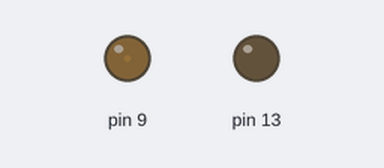
Bench run of a sketch on a simulated Arduino Uno, built with avr-gcc and run on an emulated ATmega328P. Parts: output pins drawn as LEDs (lit = HIGH). Dashed ring = blinking. Random numbers use the default seed unless the sketch sets one.

Above: at 0.63 s.
At 31.01 s:
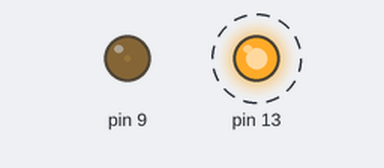
Timing chart, 0 to 31.9 s (numbered marks = the images above):
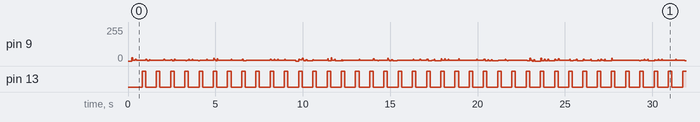

Measured:
- by itself, pin 13: alternates HIGH for 0.20 s and LOW for 0.61 s

The sketch:

main.ino
```cpp
#include "MultiTunes.h"

#define NOTE_C3  131
#define NOTE_CS3 139
#define NOTE_D3  147
#define NOTE_DS3 156
#define NOTE_E3  165
#define NOTE_F3  175
#define NOTE_FS3 185
#define NOTE_G3  196
#define NOTE_GS3 208
#define NOTE_A3  220
#define NOTE_AS3 233
#define NOTE_B3  247
#define NOTE_C4  262
#define NOTE_CS4 277
#define NOTE_D4  294
#define NOTE_DS4 311
#define NOTE_E4  330
#define NOTE_F4  349
#define NOTE_FS4 370
#define NOTE_G4  392
#define NOTE_GS4 415
#define NOTE_A4  440
#define NOTE_AS4 466
#define NOTE_B4  494
#define NOTE_C5  523
#define NOTE_CS5 554
#define NOTE_D5  587
#define NOTE_DS5 622
#define NOTE_E5  659
#define NOTE_F5  698
#define NOTE_FS5 740
#define NOTE_G5  784
#define NOTE_GS5 831
#define NOTE_A5  880
#define NOTE_AS5 932
#define NOTE_B5  988

volatile unsigned int tones[]= {
NOTE_C3,NOTE_CS3,
NOTE_D3,NOTE_DS3,
NOTE_E3,
NOTE_F3,NOTE_FS3,
NOTE_G3,NOTE_GS3,
NOTE_A3,NOTE_AS3,
NOTE_B3,
NOTE_C4,NOTE_CS4,
NOTE_D4,NOTE_DS4,
NOTE_E4,
NOTE_F4,NOTE_FS4,
NOTE_G4,NOTE_GS4,
NOTE_A4,NOTE_AS4,
NOTE_B4,
NOTE_C5,NOTE_CS5,
NOTE_D5,NOTE_DS5,
NOTE_E5,
NOTE_F5,NOTE_FS5,
NOTE_G5,NOTE_GS5,
NOTE_A5,NOTE_AS5,
NOTE_B5
};

char magic[] = {
0 , 2, 4, 5, 7, 9,11,
12,14,16,17,19,21,23,
24,26,28,29,31,33,35
};

byte rseq[]= {
  0x3f,
  0x3f,
  0x3f | 0x80,
  0,
  0x3f,
  0x3f,
  0x3f | 0x80,
  0
  };

int trigger[8];
byte cursor = 0;

#define SAMPLE 64

void mkWave(byte type){
  for(byte i=0;i < 16; i++){
    for(byte j=0;j < SAMPLE; j++){
      switch(type){
        case 0:
          wave[i][j] = i*j/(SAMPLE); // i : vol, j : t
          break;
        case 1:
          wave[i][j] = 2 * i * ((j & (SAMPLE>>1))?8:0)/(16+8);  // 8 : 0B100
          break;
        case 2:
          wave[i][j] = i*((sin(j*2*3.14/SAMPLE)+1)/2 * 8)/16;
          break;
      }
    }
  }
}

void setup(){
  for(byte i = 0; i < 8; i ++){
    trigger[i] = 0;
  }

  d[0] = 400;
  vol[0] = 8;

  mkWave(0);
  soundSetup();

  pinMode(13, OUTPUT);
}


unsigned int counter = 0;
unsigned int counter2 = 0;
byte led = 0;

void loop(){
  counter ++;

  if(counter%10 == 0){
    if(vol[0] > 0) vol[0] --;
  }
    if(nf != 0){
      nf = (nf >> 1);
    }
    if(nf2 != 0){
      nf2 = (nf2 >> 1);
    }


  if(counter%10 == 0){
    if(random(20) != 0){
      d[0] = (tones[magic[random(24)]] << 2);
      vol[0] = 8;
    }
  }
  if(counter%20 == 0){
    cursor = (cursor + 1)%8;

    if(rseq[cursor]){
      if((rseq[cursor] & 0x80) == 0x80){
        nf2 = rseq[cursor] & 0x7f;
      }else{
        nf = rseq[cursor];
      }
    }
    led = (led + 1)%4;
    digitalWrite(13, led==0);
  }

  counter2 ++;
  delay(10);

}
```

MultiTunes.cpp
```cpp
#include <Arduino.h>
#include <MultiTunes.h>

volatile unsigned int d[5]; // default value( for debug)
volatile unsigned int dn[5];// work variable
volatile unsigned char vol[5]; // volume par channel
volatile byte nf;
volatile byte nf2;
int noise;
int noise2;

volatile byte vf;

byte wave[16][64];


const unsigned int timerLoadValue = 220;
volatile unsigned int level = 0;
//volatile unsigned int lfo = 0;

volatile byte nv = 5;

void soundSetup(){
  //mkWave(0);

  pinMode(9,OUTPUT);
  // 3-pwm ,pwm
  TCCR1A = _BV(COM1A1) | _BV(WGM10);
  // clk/1 prescale
  TCCR1B = /*_BV(WGM12) |*/ _BV(CS10); //1  		31250
  //TCCR2B = _BV(CS21); //8 	 	3906.25
  //1<<CS22 | 0<<CS21 | 1<<CS20; // clk/128 prescale
  //TCCR2B = TCCR2B & 0b11100000 | 0b00001; // pwm: 31250Hz
  TIMSK1 = 1<<TOIE1; // Timer/Counter2 Overflow Interrupt Enable
  OCR1A = 80; // for debug
  TCNT1 = timerLoadValue;

  vol[0] = vol[1] = vol[2] = vol[3] = vol[4] = 0;
  d[0] = d[1] = d[2] = d[3] = d[4] = 0;
  dn[0] = dn[1] = dn[2] = dn[3] = dn[4] = 0;
}

// sample 16 -> 12
// sample 32 -> 11
// sample 64 -> 10
volatile byte realcount = 0;
ISR(TIMER1_OVF_vect) {    // Timer/Counter1 Overflow
  TCNT2 = timerLoadValue; // Reset the timer
  dn[0] = dn[0] + d[0];/* + vf * ((*(wave[15] + (lfo >> 10))) << 2);*/
  dn[1] = dn[1] + d[1];
  dn[2] = dn[2] + d[2];
  dn[3] = dn[3] + d[3];
  dn[4] = dn[4] + d[4];
  /*
  level = ((dn[0]&(1<<14))?vol[0]:0) +
          ((dn[1]&(1<<14))?vol[1]:0) +
          ((dn[2]&(1<<14))?vol[2]:0) +
          ((dn[3]&(1<<14))?vol[3]:0) +
          ((dn[4]&(1<<14))?vol[4]:0) + (noise & nf);
  */

  if((realcount & 0x3f) == 0x3f)noise = (noise>>1) + ((bitRead(noise, 13) xor bitRead(noise, 3) xor 1) << 15);
  noise2 = 2100005341  * noise2 + 1651869;
 realcount ++;
  // wave table (slow)
  //lfo+=lfop;
  level = wave[vol[0]][dn[0]>>10] +
          wave[vol[1]][dn[1]>>10] +
          wave[vol[2]][dn[2]>>10] +
          wave[vol[3]][dn[3]>>10] +
          wave[vol[4]][dn[4]>>10] + ((noise) & nf) + ((noise2>>8) &nf2);
          ;
  OCR1A = level;
}
```

MultiTunes.h
```cpp
#ifndef MultiTunes_h
#define MultiTunes_h

extern volatile unsigned int d[5]; // default value( for debug)
extern volatile unsigned int dn[5];// work variable
extern volatile unsigned char vol[5]; // volume par channel
extern volatile byte nf;
extern volatile byte nf2;
extern int noise;
extern int noise2;

extern volatile byte vf;

extern byte wave[16][64];


void soundSetup();

#endif
```
